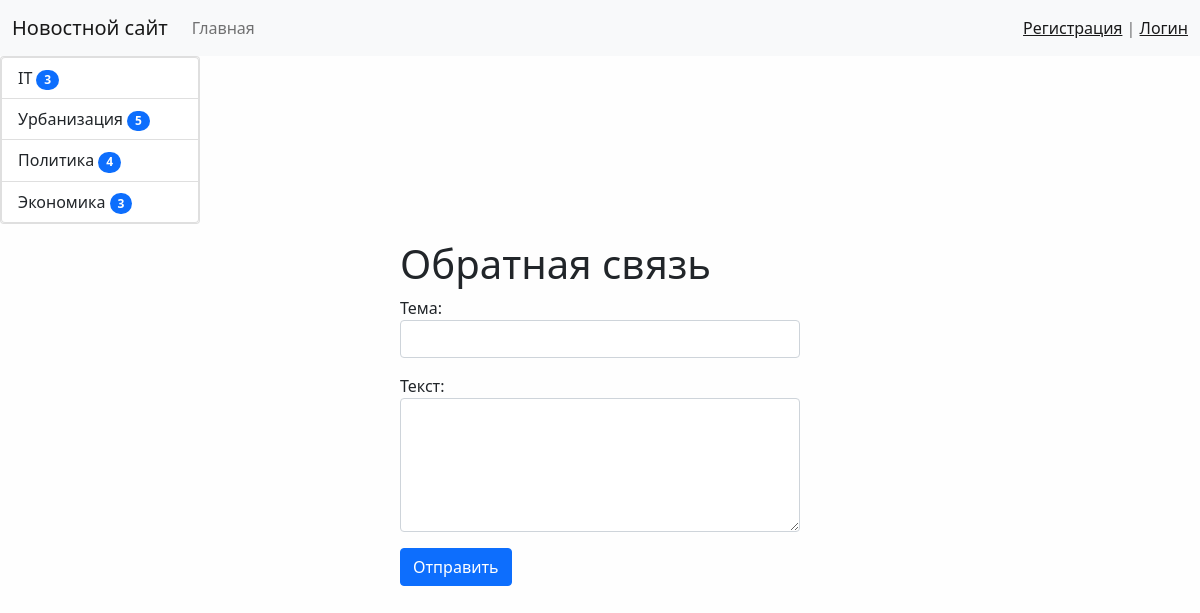
Page /test/ on the committed database.
### news/models.py (models this page shows, shortened)
class Category(models.Model):
    title = models.CharField(max_length=150, db_index=True, verbose_name='Наименование категории')
    class Meta:
        verbose_name = 'Категории'
        verbose_name_plural = 'Категории'
        ordering = ['title' ]

### news/views.py (the view)
# urls.py: path('test/', test, name='test'),
def test(request):
    if request.method == 'POST':
        form = ContactForm(request.POST)
        if form.is_valid():
            mail = send_mail(form.cleaned_data['subject'], form.cleaned_data['content'], 'den.losev.04', ['kwuhh@bk.ru'], fail_silently=False)
            if mail:
                messages.success(request, 'Письмо отправлено')
                return redirect('test')
            else:
                messages.error(request, 'Ошибка отправки')
        else:
            messages .error(request, 'Ошибка отправки')
    else:
        form = ContactForm()
    return render(request, 'news/test.html', {'form': form})

### news/forms.py
class ContactForm(forms.Form):
    subject = forms.CharField(label='Тема', widget=forms.TextInput(attrs={"class": "form-control"}))
    content = forms.CharField(label='Текст', widget=forms.Textarea(attrs={'class': 'form-control', 'rows': 5}))

### news/templatetags/news_tags.py (called while the page is built)
@register.inclusion_tag('news/list_categories.html')
def show_categories():
    categories = Category.objects.annotate(cnt=Count('news', filter=F('news__is_published'))).filter(cnt__gt=0)
    return {"categories": categories}

### news/templates/news/test.html (shortened to what this page needs)
{% extends 'base.html' %}
{% block sidebar %}
{% include 'inc/_sidebar.html' %}
{% endblock %}
{% block content %}
<div class="mx-auto col-sm-4">
<h1>Обратная связь</h1>
    <form method="post">
        {{ form.as_p }}
        <button type="sabmit" class="btn btn-primary btn-block">Отправить</button>
    </form>
</div>
{% endblock %}

### news/templates/news/list_categories.html
<div class="list-group mx-left card mb-3">
    {% for item in categories %}
        <a href="{% url 'category' item.pk %}" class="list-group-item list-group-item-action"> {{ item.title }} <span class="badge bg-primary rounded-pill">{{ item.cnt }}</span></a>
    {% endfor %}
</div>

### mysite/static/css/style.css (style rules this page uses)
body { background-color: #fefefe; }

### rows in the picture
Category: title "IT", cnt "3"
Category: title "Урбанизация", cnt "5"
Category: title "Политика", cnt "4"
Category: title "Экономика", cnt "3"
